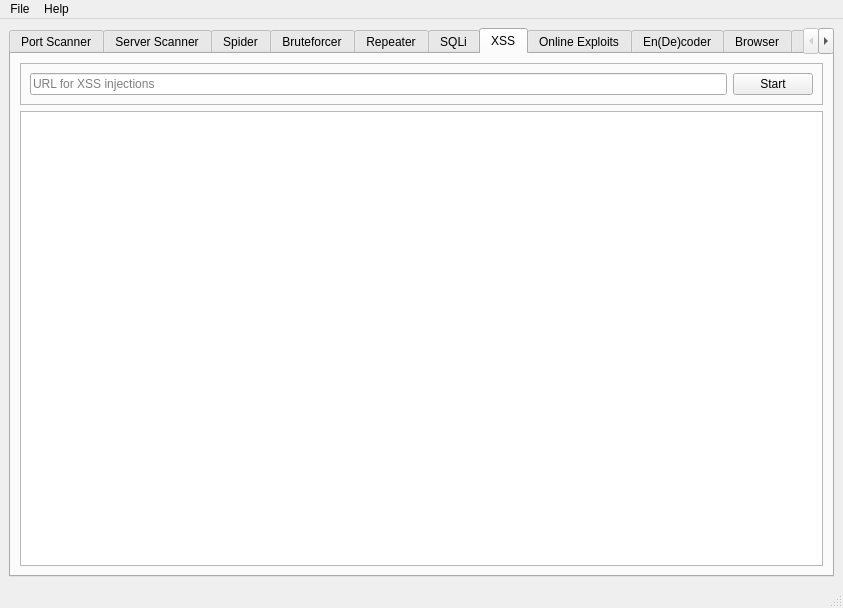
<?xml version="1.0" encoding="UTF-8"?>
<ui version="4.0">
 <class>MainWindow</class>
 <widget class="QMainWindow" name="MainWindow">
  <property name="enabled">
   <bool>true</bool>
  </property>
  <property name="geometry">
   <rect>
    <x>0</x>
    <y>0</y>
    <width>843</width>
    <height>608</height>
   </rect>
  </property>
  <property name="sizePolicy">
   <sizepolicy hsizetype="Maximum" vsizetype="Maximum">
    <horstretch>0</horstretch>
    <verstretch>0</verstretch>
   </sizepolicy>
  </property>
  <property name="focusPolicy">
   <enum>Qt::TabFocus</enum>
  </property>
  <property name="windowTitle">
   <string>Hackstack</string>
  </property>
  <property name="windowIcon">
   <iconset resource="assets.qrc">
    <normaloff>:/icons/icon.jpg</normaloff>:/icons/icon.jpg</iconset>
  </property>
  <property name="styleSheet">
   <string notr="true"/>
  </property>
  <property name="toolButtonStyle">
   <enum>Qt::ToolButtonIconOnly</enum>
  </property>
  <property name="documentMode">
   <bool>false</bool>
  </property>
  <widget class="QWidget" name="centralwidget">
   <layout class="QVBoxLayout" name="verticalLayout_2">
    <item>
     <layout class="QVBoxLayout" name="verticalLayout">
      <property name="sizeConstraint">
       <enum>QLayout::SetMaximumSize</enum>
      </property>
      <item>
       <widget class="QTabWidget" name="tabWidget">
        <property name="sizePolicy">
         <sizepolicy hsizetype="Preferred" vsizetype="Preferred">
          <horstretch>0</horstretch>
          <verstretch>0</verstretch>
         </sizepolicy>
        </property>
        <property name="focusPolicy">
         <enum>Qt::StrongFocus</enum>
        </property>
        <property name="autoFillBackground">
         <bool>false</bool>
        </property>
        <property name="styleSheet">
         <string notr="true"/>
        </property>
        <property name="tabPosition">
         <enum>QTabWidget::North</enum>
        </property>
        <property name="tabShape">
         <enum>QTabWidget::Rounded</enum>
        </property>
        <property name="currentIndex">
         <number>6</number>
        </property>
        <property name="documentMode">
         <bool>false</bool>
        </property>
        <property name="tabsClosable">
         <bool>false</bool>
        </property>
        <property name="movable">
         <bool>true</bool>
        </property>
        <widget class="QWidget" name="portscanner">
         <property name="statusTip">
          <string>Scans for the open ports of the web server</string>
         </property>
         <property name="accessibleName">
          <string>Scanner</string>
         </property>
         <property name="styleSheet">
          <string notr="true"/>
         </property>
         <attribute name="title">
          <string>Port Scanner</string>
         </attribute>
         <layout class="QVBoxLayout" name="verticalLayout_3">
          <item>
           <widget class="QFrame" name="frame">
            <property name="frameShape">
             <enum>QFrame::StyledPanel</enum>
            </property>
            <property name="frameShadow">
             <enum>QFrame::Raised</enum>
            </property>
            <layout class="QGridLayout" name="gridLayout_2" rowstretch="0">
             <item row="0" column="0">
              <widget class="QLineEdit" name="portscannerip">
               <property name="statusTip">
                <string>IP Address or the host name of the web server</string>
               </property>
               <property name="text">
                <string>127.0.0.1</string>
               </property>
               <property name="placeholderText">
                <string>Server IP Address</string>
               </property>
              </widget>
             </item>
             <item row="0" column="1">
              <widget class="QLineEdit" name="portscannerport">
               <property name="maximumSize">
                <size>
                 <width>130</width>
                 <height>16777215</height>
                </size>
               </property>
               <property name="statusTip">
                <string>Enter port range Ex: 80,1-65535,80-443</string>
               </property>
               <property name="text">
                <string>80</string>
               </property>
               <property name="placeholderText">
                <string>  Port</string>
               </property>
              </widget>
             </item>
             <item row="0" column="2">
              <widget class="QPushButton" name="portscannerstart">
               <property name="statusTip">
                <string>Start!</string>
               </property>
               <property name="text">
                <string>Start</string>
               </property>
               <property name="icon">
                <iconset>
                 <normaloff>../../../.designer/assets/index.png</normaloff>../../../.designer/assets/index.png</iconset>
               </property>
              </widget>
             </item>
            </layout>
           </widget>
          </item>
          <item>
           <widget class="QTextBrowser" name="portscannerconsole">
            <property name="statusTip">
             <string>Port Scanner Log</string>
            </property>
            <property name="autoFillBackground">
             <bool>true</bool>
            </property>
            <property name="styleSheet">
             <string notr="true"/>
            </property>
            <property name="frameShape">
             <enum>QFrame::StyledPanel</enum>
            </property>
            <property name="frameShadow">
             <enum>QFrame::Sunken</enum>
            </property>
            <property name="tabChangesFocus">
             <bool>false</bool>
            </property>
            <property name="undoRedoEnabled">
             <bool>false</bool>
            </property>
            <property name="readOnly">
             <bool>true</bool>
            </property>
            <property name="html">
             <string>&lt;!DOCTYPE HTML PUBLIC &quot;-//W3C//DTD HTML 4.0//EN&quot; &quot;http://www.w3.org/TR/REC-html40/strict.dtd&quot;&gt;
&lt;html&gt;&lt;head&gt;&lt;meta name=&quot;qrichtext&quot; content=&quot;1&quot; /&gt;&lt;style type=&quot;text/css&quot;&gt;
p, li { white-space: pre-wrap; }
&lt;/style&gt;&lt;/head&gt;&lt;body style=&quot; font-family:'Ubuntu'; font-size:11pt; font-weight:400; font-style:normal;&quot;&gt;
&lt;p style=&quot; margin-top:0px; margin-bottom:0px; margin-left:0px; margin-right:0px; -qt-block-indent:0; text-indent:0px;&quot;&gt;&lt;br /&gt;&lt;/p&gt;&lt;/body&gt;&lt;/html&gt;</string>
            </property>
            <property name="acceptRichText">
             <bool>true</bool>
            </property>
           </widget>
          </item>
         </layout>
        </widget>
        <widget class="QWidget" name="serverscanner">
         <property name="statusTip">
          <string>Scans the web server for the known server side vulnerabilities using nikto exploit database</string>
         </property>
         <attribute name="title">
          <string>Server Scanner</string>
         </attribute>
         <layout class="QVBoxLayout" name="verticalLayout_4">
          <item>
           <widget class="QFrame" name="frame_3">
            <property name="frameShape">
             <enum>QFrame::StyledPanel</enum>
            </property>
            <property name="frameShadow">
             <enum>QFrame::Raised</enum>
            </property>
            <layout class="QHBoxLayout" name="horizontalLayout_4">
             <item>
              <widget class="QLineEdit" name="serverscannerip">
               <property name="statusTip">
                <string>IP Address or the host name of the web server</string>
               </property>
               <property name="text">
                <string>127.0.0.1</string>
               </property>
               <property name="placeholderText">
                <string>Server IP Address</string>
               </property>
              </widget>
             </item>
             <item>
              <widget class="QLineEdit" name="serverscannerport">
               <property name="maximumSize">
                <size>
                 <width>130</width>
                 <height>16777215</height>
                </size>
               </property>
               <property name="statusTip">
                <string>Port number of the target web server</string>
               </property>
               <property name="text">
                <string>80</string>
               </property>
               <property name="placeholderText">
                <string>  Port</string>
               </property>
              </widget>
             </item>
             <item>
              <widget class="QPushButton" name="serverscannerstart">
               <property name="statusTip">
                <string>Start!</string>
               </property>
               <property name="text">
                <string>Start</string>
               </property>
               <property name="icon">
                <iconset>
                 <normaloff>../../../.designer/assets/index.png</normaloff>../../../.designer/assets/index.png</iconset>
               </property>
              </widget>
             </item>
            </layout>
           </widget>
          </item>
          <item>
           <widget class="QTextBrowser" name="serverscannerconsole">
            <property name="statusTip">
             <string>Server Scanner Log</string>
            </property>
            <property name="autoFillBackground">
             <bool>true</bool>
            </property>
            <property name="styleSheet">
             <string notr="true"/>
            </property>
            <property name="frameShape">
             <enum>QFrame::StyledPanel</enum>
            </property>
            <property name="frameShadow">
             <enum>QFrame::Sunken</enum>
            </property>
            <property name="tabChangesFocus">
             <bool>false</bool>
            </property>
            <property name="undoRedoEnabled">
             <bool>false</bool>
            </property>
            <property name="readOnly">
             <bool>true</bool>
            </property>
            <property name="html">
             <string>&lt;!DOCTYPE HTML PUBLIC &quot;-//W3C//DTD HTML 4.0//EN&quot; &quot;http://www.w3.org/TR/REC-html40/strict.dtd&quot;&gt;
&lt;html&gt;&lt;head&gt;&lt;meta name=&quot;qrichtext&quot; content=&quot;1&quot; /&gt;&lt;style type=&quot;text/css&quot;&gt;
p, li { white-space: pre-wrap; }
&lt;/style&gt;&lt;/head&gt;&lt;body style=&quot; font-family:'Ubuntu'; font-size:11pt; font-weight:400; font-style:normal;&quot;&gt;
&lt;p style=&quot; margin-top:0px; margin-bottom:0px; margin-left:0px; margin-right:0px; -qt-block-indent:0; text-indent:0px;&quot;&gt;&lt;br /&gt;&lt;/p&gt;&lt;/body&gt;&lt;/html&gt;</string>
            </property>
            <property name="acceptRichText">
             <bool>true</bool>
            </property>
           </widget>
          </item>
         </layout>
        </widget>
        <widget class="QWidget" name="spider">
         <attribute name="title">
          <string>Spider</string>
         </attribute>
         <layout class="QGridLayout" name="gridLayout_6">
          <item row="0" column="0">
           <layout class="QGridLayout" name="gridLayout"/>
          </item>
         </layout>
        </widget>
        <widget class="QWidget" name="bruteforcer">
         <attribute name="title">
          <string>Bruteforcer</string>
         </attribute>
        </widget>
        <widget class="QWidget" name="repeater">
         <attribute name="title">
          <string>Repeater</string>
         </attribute>
         <layout class="QGridLayout" name="gridLayout_5">
          <item row="0" column="0">
           <layout class="QGridLayout" name="gridLayout_4" rowstretch="0,0" columnstretch="0,0">
            <item row="1" column="0" colspan="2">
             <widget class="QTextEdit" name="repeaterheaderbody">
              <property name="styleSheet">
               <string notr="true"/>
              </property>
              <property name="html">
               <string>&lt;!DOCTYPE HTML PUBLIC &quot;-//W3C//DTD HTML 4.0//EN&quot; &quot;http://www.w3.org/TR/REC-html40/strict.dtd&quot;&gt;
&lt;html&gt;&lt;head&gt;&lt;meta name=&quot;qrichtext&quot; content=&quot;1&quot; /&gt;&lt;style type=&quot;text/css&quot;&gt;
p, li { white-space: pre-wrap; }
&lt;/style&gt;&lt;/head&gt;&lt;body style=&quot; font-family:'Ubuntu'; font-size:11pt; font-weight:400; font-style:normal;&quot;&gt;
&lt;p style=&quot; margin-top:0px; margin-bottom:0px; margin-left:0px; margin-right:0px; -qt-block-indent:0; text-indent:0px;&quot;&gt;GET / HTTP/1.1&lt;/p&gt;
&lt;p style=&quot; margin-top:0px; margin-bottom:0px; margin-left:0px; margin-right:0px; -qt-block-indent:0; text-indent:0px;&quot;&gt;Accept:*/*&lt;/p&gt;
&lt;p style=&quot; margin-top:0px; margin-bottom:0px; margin-left:0px; margin-right:0px; -qt-block-indent:0; text-indent:0px;&quot;&gt;Cache-Control:no-cache&lt;/p&gt;&lt;/body&gt;&lt;/html&gt;</string>
              </property>
             </widget>
            </item>
            <item row="0" column="0">
             <widget class="QLineEdit" name="repeaterurledit">
              <property name="text">
               <string>http://localhost</string>
              </property>
              <property name="placeholderText">
               <string>http(s)://IP:PORT</string>
              </property>
             </widget>
            </item>
            <item row="0" column="1">
             <widget class="QPushButton" name="repeatersend">
              <property name="text">
               <string>Send</string>
              </property>
             </widget>
            </item>
           </layout>
          </item>
          <item row="1" column="0">
           <widget class="QTabWidget" name="repeatertabs">
            <property name="tabPosition">
             <enum>QTabWidget::North</enum>
            </property>
            <property name="tabShape">
             <enum>QTabWidget::Rounded</enum>
            </property>
            <property name="currentIndex">
             <number>0</number>
            </property>
            <property name="elideMode">
             <enum>Qt::ElideNone</enum>
            </property>
            <property name="documentMode">
             <bool>false</bool>
            </property>
            <property name="tabsClosable">
             <bool>false</bool>
            </property>
            <property name="movable">
             <bool>true</bool>
            </property>
            <widget class="QWidget" name="repeaterreq">
             <attribute name="title">
              <string>Request</string>
             </attribute>
             <layout class="QVBoxLayout" name="verticalLayout_10">
              <item>
               <layout class="QVBoxLayout" name="repeaterreqlayout">
                <item>
                 <widget class="QTextBrowser" name="repeaterresponcereq"/>
                </item>
               </layout>
              </item>
             </layout>
            </widget>
            <widget class="QWidget" name="repeaterres">
             <attribute name="title">
              <string>Response</string>
             </attribute>
             <layout class="QVBoxLayout" name="verticalLayout_8">
              <item>
               <layout class="QVBoxLayout" name="repeaterreslayout">
                <item>
                 <widget class="QTextBrowser" name="repeaterresponceres"/>
                </item>
               </layout>
              </item>
             </layout>
            </widget>
            <widget class="QWidget" name="repeatercookies">
             <attribute name="title">
              <string>Cookies</string>
             </attribute>
             <layout class="QVBoxLayout" name="verticalLayout_9">
              <item>
               <layout class="QVBoxLayout" name="verticalLayout_7">
                <item>
                 <widget class="QTextBrowser" name="repeaterresponcecookies"/>
                </item>
               </layout>
              </item>
             </layout>
            </widget>
            <widget class="QWidget" name="repeaterview">
             <attribute name="title">
              <string>View</string>
             </attribute>
             <layout class="QVBoxLayout" name="verticalLayout_12">
              <item>
               <layout class="QVBoxLayout" name="verticalLayout_11">
                <item>
                 <widget class="QTextBrowser" name="repeaterresponceview"/>
                </item>
               </layout>
              </item>
             </layout>
            </widget>
           </widget>
          </item>
         </layout>
        </widget>
        <widget class="QWidget" name="sqli">
         <attribute name="title">
          <string>SQLi</string>
         </attribute>
         <layout class="QVBoxLayout" name="verticalLayout_14">
          <item>
           <layout class="QVBoxLayout" name="sqlilayoyt">
            <item>
             <widget class="QFrame" name="frame_4">
              <property name="frameShape">
               <enum>QFrame::StyledPanel</enum>
              </property>
              <property name="frameShadow">
               <enum>QFrame::Raised</enum>
              </property>
              <layout class="QHBoxLayout" name="horizontalLayout_5">
               <item>
                <widget class="QLineEdit" name="sqliedit">
                 <property name="placeholderText">
                  <string>Sqlmap Command</string>
                 </property>
                </widget>
               </item>
               <item>
                <widget class="QPushButton" name="sqlistart">
                 <property name="text">
                  <string>Start</string>
                 </property>
                </widget>
               </item>
               <item>
                <layout class="QHBoxLayout" name="horizontalLayout_3"/>
               </item>
              </layout>
             </widget>
            </item>
           </layout>
          </item>
          <item>
           <widget class="QTextBrowser" name="sqlitb"/>
          </item>
         </layout>
        </widget>
        <widget class="QWidget" name="xss">
         <attribute name="title">
          <string>XSS</string>
         </attribute>
         <layout class="QVBoxLayout" name="verticalLayout_17">
          <item>
           <layout class="QVBoxLayout" name="verticalLayout_16">
            <item>
             <widget class="QFrame" name="frame_6">
              <property name="frameShape">
               <enum>QFrame::StyledPanel</enum>
              </property>
              <property name="frameShadow">
               <enum>QFrame::Raised</enum>
              </property>
              <layout class="QHBoxLayout" name="horizontalLayout_9">
               <item>
                <widget class="QLineEdit" name="lineEdit">
                 <property name="placeholderText">
                  <string>URL for XSS injections</string>
                 </property>
                </widget>
               </item>
               <item>
                <widget class="QPushButton" name="pushButton">
                 <property name="text">
                  <string>Start</string>
                 </property>
                </widget>
               </item>
               <item>
                <layout class="QHBoxLayout" name="horizontalLayout_8"/>
               </item>
              </layout>
             </widget>
            </item>
           </layout>
          </item>
          <item>
           <widget class="QTextBrowser" name="textBrowser"/>
          </item>
         </layout>
        </widget>
        <widget class="QWidget" name="onlinebot">
         <attribute name="title">
          <string>Online Exploits</string>
         </attribute>
         <layout class="QVBoxLayout" name="verticalLayout_15">
          <item>
           <layout class="QVBoxLayout" name="verticalLayout_13">
            <item>
             <widget class="QFrame" name="frame_5">
              <property name="frameShape">
               <enum>QFrame::StyledPanel</enum>
              </property>
              <property name="frameShadow">
               <enum>QFrame::Raised</enum>
              </property>
              <layout class="QHBoxLayout" name="horizontalLayout_7">
               <item>
                <widget class="QLineEdit" name="expedit">
                 <property name="placeholderText">
                  <string>Query to be searched in www.exploit-db.com</string>
                 </property>
                </widget>
               </item>
               <item>
                <layout class="QHBoxLayout" name="horizontalLayout_6"/>
               </item>
               <item>
                <widget class="QPushButton" name="expstart">
                 <property name="text">
                  <string>Search</string>
                 </property>
                </widget>
               </item>
              </layout>
             </widget>
            </item>
           </layout>
          </item>
          <item>
           <widget class="QTextBrowser" name="exptb"/>
          </item>
         </layout>
        </widget>
        <widget class="QWidget" name="encoder">
         <attribute name="title">
          <string>En(De)coder</string>
         </attribute>
         <layout class="QGridLayout" name="gridLayout_3">
          <item row="0" column="0" colspan="2">
           <widget class="QComboBox" name="encoderstart">
            <property name="palette">
             <palette>
              <active>
               <colorrole role="WindowText">
                <brush brushstyle="SolidPattern">
                 <color alpha="255">
                  <red>177</red>
                  <green>177</green>
                  <blue>177</blue>
                 </color>
                </brush>
               </colorrole>
               <colorrole role="Button">
                <brush brushstyle="LinearGradientPattern">
                 <gradient startx="0.000000000000000" starty="0.000000000000000" endx="0.000000000000000" endy="1.000000000000000" type="LinearGradient" spread="PadSpread" coordinatemode="ObjectBoundingMode">
                  <gradientstop position="0.000000000000000">
                   <color alpha="255">
                    <red>86</red>
                    <green>86</green>
                    <blue>86</blue>
                   </color>
                  </gradientstop>
                  <gradientstop position="0.100000000000000">
                   <color alpha="255">
                    <red>82</red>
                    <green>82</green>
                    <blue>82</blue>
                   </color>
                  </gradientstop>
                  <gradientstop position="0.500000000000000">
                   <color alpha="255">
                    <red>78</red>
                    <green>78</green>
                    <blue>78</blue>
                   </color>
                  </gradientstop>
                  <gradientstop position="0.900000000000000">
                   <color alpha="255">
                    <red>74</red>
                    <green>74</green>
                    <blue>74</blue>
                   </color>
                  </gradientstop>
                  <gradientstop position="1.000000000000000">
                   <color alpha="255">
                    <red>70</red>
                    <green>70</green>
                    <blue>70</blue>
                   </color>
                  </gradientstop>
                 </gradient>
                </brush>
               </colorrole>
               <colorrole role="Text">
                <brush brushstyle="SolidPattern">
                 <color alpha="255">
                  <red>177</red>
                  <green>177</green>
                  <blue>177</blue>
                 </color>
                </brush>
               </colorrole>
               <colorrole role="ButtonText">
                <brush brushstyle="SolidPattern">
                 <color alpha="255">
                  <red>177</red>
                  <green>177</green>
                  <blue>177</blue>
                 </color>
                </brush>
               </colorrole>
               <colorrole role="Base">
                <brush brushstyle="LinearGradientPattern">
                 <gradient startx="0.000000000000000" starty="0.000000000000000" endx="0.000000000000000" endy="1.000000000000000" type="LinearGradient" spread="PadSpread" coordinatemode="ObjectBoundingMode">
                  <gradientstop position="0.000000000000000">
                   <color alpha="255">
                    <red>86</red>
                    <green>86</green>
                    <blue>86</blue>
                   </color>
                  </gradientstop>
                  <gradientstop position="0.100000000000000">
                   <color alpha="255">
                    <red>82</red>
                    <green>82</green>
                    <blue>82</blue>
                   </color>
                  </gradientstop>
                  <gradientstop position="0.500000000000000">
                   <color alpha="255">
                    <red>78</red>
                    <green>78</green>
                    <blue>78</blue>
                   </color>
                  </gradientstop>
                  <gradientstop position="0.900000000000000">
                   <color alpha="255">
                    <red>74</red>
                    <green>74</green>
                    <blue>74</blue>
                   </color>
                  </gradientstop>
                  <gradientstop position="1.000000000000000">
                   <color alpha="255">
                    <red>70</red>
                    <green>70</green>
                    <blue>70</blue>
                   </color>
                  </gradientstop>
                 </gradient>
                </brush>
               </colorrole>
               <colorrole role="Window">
                <brush brushstyle="LinearGradientPattern">
                 <gradient startx="0.000000000000000" starty="0.000000000000000" endx="0.000000000000000" endy="1.000000000000000" type="LinearGradient" spread="PadSpread" coordinatemode="ObjectBoundingMode">
                  <gradientstop position="0.000000000000000">
                   <color alpha="255">
                    <red>86</red>
                    <green>86</green>
                    <blue>86</blue>
                   </color>
                  </gradientstop>
                  <gradientstop position="0.100000000000000">
                   <color alpha="255">
                    <red>82</red>
                    <green>82</green>
                    <blue>82</blue>
                   </color>
                  </gradientstop>
                  <gradientstop position="0.500000000000000">
                   <color alpha="255">
                    <red>78</red>
                    <green>78</green>
                    <blue>78</blue>
                   </color>
                  </gradientstop>
                  <gradientstop position="0.900000000000000">
                   <color alpha="255">
                    <red>74</red>
                    <green>74</green>
                    <blue>74</blue>
                   </color>
                  </gradientstop>
                  <gradientstop position="1.000000000000000">
                   <color alpha="255">
                    <red>70</red>
                    <green>70</green>
                    <blue>70</blue>
                   </color>
                  </gradientstop>
                 </gradient>
                </brush>
               </colorrole>
               <colorrole role="Highlight">
                <brush brushstyle="SolidPattern">
                 <color alpha="255">
                  <red>172</red>
                  <green>172</green>
                  <blue>172</blue>
                 </color>
                </brush>
               </colorrole>
              </active>
              <inactive>
               <colorrole role="WindowText">
                <brush brushstyle="SolidPattern">
                 <color alpha="255">
                  <red>177</red>
                  <green>177</green>
                  <blue>177</blue>
                 </color>
                </brush>
               </colorrole>
               <colorrole role="Button">
                <brush brushstyle="LinearGradientPattern">
                 <gradient startx="0.000000000000000" starty="0.000000000000000" endx="0.000000000000000" endy="1.000000000000000" type="LinearGradient" spread="PadSpread" coordinatemode="ObjectBoundingMode">
                  <gradientstop position="0.000000000000000">
                   <color alpha="255">
                    <red>86</red>
                    <green>86</green>
                    <blue>86</blue>
                   </color>
                  </gradientstop>
                  <gradientstop position="0.100000000000000">
                   <color alpha="255">
                    <red>82</red>
                    <green>82</green>
                    <blue>82</blue>
                   </color>
                  </gradientstop>
                  <gradientstop position="0.500000000000000">
                   <color alpha="255">
                    <red>78</red>
                    <green>78</green>
                    <blue>78</blue>
                   </color>
                  </gradientstop>
                  <gradientstop position="0.900000000000000">
                   <color alpha="255">
                    <red>74</red>
                    <green>74</green>
                    <blue>74</blue>
                   </color>
                  </gradientstop>
                  <gradientstop position="1.000000000000000">
                   <color alpha="255">
                    <red>70</red>
                    <green>70</green>
                    <blue>70</blue>
                   </color>
                  </gradientstop>
                 </gradient>
                </brush>
               </colorrole>
               <colorrole role="Text">
                <brush brushstyle="SolidPattern">
                 <color alpha="255">
                  <red>177</red>
                  <green>177</green>
                  <blue>177</blue>
                 </color>
                </brush>
               </colorrole>
               <colorrole role="ButtonText">
                <brush brushstyle="SolidPattern">
                 <color alpha="255">
                  <red>177</red>
                  <green>177</green>
                  <blue>177</blue>
                 </color>
                </brush>
               </colorrole>
               <colorrole role="Base">
                <brush brushstyle="LinearGradientPattern">
                 <gradient startx="0.000000000000000" starty="0.000000000000000" endx="0.000000000000000" endy="1.000000000000000" type="LinearGradient" spread="PadSpread" coordinatemode="ObjectBoundingMode">
                  <gradientstop position="0.000000000000000">
                   <color alpha="255">
                    <red>86</red>
                    <green>86</green>
                    <blue>86</blue>
                   </color>
                  </gradientstop>
                  <gradientstop position="0.100000000000000">
                   <color alpha="255">
                    <red>82</red>
                    <green>82</green>
                    <blue>82</blue>
                   </color>
                  </gradientstop>
                  <gradientstop position="0.500000000000000">
                   <color alpha="255">
                    <red>78</red>
                    <green>78</green>
                    <blue>78</blue>
                   </color>
                  </gradientstop>
                  <gradientstop position="0.900000000000000">
                   <color alpha="255">
                    <red>74</red>
                    <green>74</green>
                    <blue>74</blue>
                   </color>
                  </gradientstop>
                  <gradientstop position="1.000000000000000">
                   <color alpha="255">
                    <red>70</red>
                    <green>70</green>
                    <blue>70</blue>
                   </color>
                  </gradientstop>
                 </gradient>
                </brush>
               </colorrole>
               <colorrole role="Window">
                <brush brushstyle="LinearGradientPattern">
                 <gradient startx="0.000000000000000" starty="0.000000000000000" endx="0.000000000000000" endy="1.000000000000000" type="LinearGradient" spread="PadSpread" coordinatemode="ObjectBoundingMode">
                  <gradientstop position="0.000000000000000">
                   <color alpha="255">
                    <red>86</red>
                    <green>86</green>
                    <blue>86</blue>
                   </color>
                  </gradientstop>
                  <gradientstop position="0.100000000000000">
                   <color alpha="255">
                    <red>82</red>
                    <green>82</green>
                    <blue>82</blue>
                   </color>
                  </gradientstop>
                  <gradientstop position="0.500000000000000">
                   <color alpha="255">
                    <red>78</red>
                    <green>78</green>
                    <blue>78</blue>
                   </color>
                  </gradientstop>
                  <gradientstop position="0.900000000000000">
                   <color alpha="255">
                    <red>74</red>
                    <green>74</green>
                    <blue>74</blue>
                   </color>
                  </gradientstop>
                  <gradientstop position="1.000000000000000">
                   <color alpha="255">
                    <red>70</red>
                    <green>70</green>
                    <blue>70</blue>
                   </color>
                  </gradientstop>
                 </gradient>
                </brush>
               </colorrole>
               <colorrole role="Highlight">
                <brush brushstyle="SolidPattern">
                 <color alpha="255">
                  <red>172</red>
                  <green>172</green>
                  <blue>172</blue>
                 </color>
                </brush>
               </colorrole>
              </inactive>
              <disabled>
               <colorrole role="WindowText">
                <brush brushstyle="SolidPattern">
                 <color alpha="255">
                  <red>64</red>
                  <green>64</green>
                  <blue>64</blue>
                 </color>
                </brush>
               </colorrole>
               <colorrole role="Button">
                <brush brushstyle="SolidPattern">
                 <color alpha="255">
                  <red>50</red>
                  <green>50</green>
                  <blue>50</blue>
                 </color>
                </brush>
               </colorrole>
               <colorrole role="Text">
                <brush brushstyle="SolidPattern">
                 <color alpha="255">
                  <red>64</red>
                  <green>64</green>
                  <blue>64</blue>
                 </color>
                </brush>
               </colorrole>
               <colorrole role="ButtonText">
                <brush brushstyle="SolidPattern">
                 <color alpha="255">
                  <red>64</red>
                  <green>64</green>
                  <blue>64</blue>
                 </color>
                </brush>
               </colorrole>
               <colorrole role="Base">
                <brush brushstyle="SolidPattern">
                 <color alpha="255">
                  <red>50</red>
                  <green>50</green>
                  <blue>50</blue>
                 </color>
                </brush>
               </colorrole>
               <colorrole role="Window">
                <brush brushstyle="SolidPattern">
                 <color alpha="255">
                  <red>50</red>
                  <green>50</green>
                  <blue>50</blue>
                 </color>
                </brush>
               </colorrole>
               <colorrole role="Highlight">
                <brush brushstyle="SolidPattern">
                 <color alpha="255">
                  <red>172</red>
                  <green>172</green>
                  <blue>172</blue>
                 </color>
                </brush>
               </colorrole>
              </disabled>
             </palette>
            </property>
            <item>
             <property name="text">
              <string>Select a tool - Encoder/Decoder</string>
             </property>
            </item>
            <item>
             <property name="text">
              <string>Base-64 Encoder</string>
             </property>
            </item>
            <item>
             <property name="text">
              <string>Base-64 Decoder</string>
             </property>
            </item>
            <item>
             <property name="text">
              <string>HTML Encoder</string>
             </property>
            </item>
            <item>
             <property name="text">
              <string>HTML Decoder</string>
             </property>
            </item>
            <item>
             <property name="text">
              <string>MD5 hashing</string>
             </property>
            </item>
            <item>
             <property name="text">
              <string>SHA hashing</string>
             </property>
            </item>
            <item>
             <property name="text">
              <string>URL Encoder</string>
             </property>
            </item>
            <item>
             <property name="text">
              <string>URL Decoder</string>
             </property>
            </item>
           </widget>
          </item>
          <item row="1" column="0">
           <widget class="QLabel" name="input">
            <property name="text">
             <string>Input :</string>
            </property>
           </widget>
          </item>
          <item row="1" column="1">
           <widget class="QTextEdit" name="encoderinput"/>
          </item>
          <item row="2" column="0">
           <widget class="QLabel" name="output">
            <property name="text">
             <string>Output : </string>
            </property>
           </widget>
          </item>
          <item row="2" column="1">
           <widget class="QTextEdit" name="encoderoutput"/>
          </item>
         </layout>
        </widget>
        <widget class="QWidget" name="browser">
         <attribute name="title">
          <string>Browser</string>
         </attribute>
         <layout class="QVBoxLayout" name="verticalLayout_5">
          <item>
           <layout class="QVBoxLayout" name="browserbodylayout">
            <item>
             <widget class="QFrame" name="frame_2">
              <property name="frameShape">
               <enum>QFrame::StyledPanel</enum>
              </property>
              <property name="frameShadow">
               <enum>QFrame::Raised</enum>
              </property>
              <layout class="QHBoxLayout" name="horizontalLayout_2">
               <item>
                <layout class="QHBoxLayout" name="horizontalLayout">
                 <item>
                  <widget class="QToolButton" name="browsergoback">
                   <property name="text">
                    <string/>
                   </property>
                   <property name="icon">
                    <iconset resource="assets.qrc">
                     <normaloff>:/icons/bleft.png</normaloff>:/icons/bleft.png</iconset>
                   </property>
                  </widget>
                 </item>
                 <item>
                  <widget class="QToolButton" name="browsergofront">
                   <property name="text">
                    <string>...</string>
                   </property>
                   <property name="icon">
                    <iconset resource="assets.qrc">
                     <normaloff>:/icons/bright.png</normaloff>:/icons/bright.png</iconset>
                   </property>
                  </widget>
                 </item>
                 <item>
                  <widget class="QToolButton" name="browserreload">
                   <property name="text">
                    <string/>
                   </property>
                   <property name="icon">
                    <iconset resource="assets.qrc">
                     <normaloff>:/icons/breload.png</normaloff>:/icons/breload.png</iconset>
                   </property>
                  </widget>
                 </item>
                 <item>
                  <widget class="QLineEdit" name="browseraddress"/>
                 </item>
                </layout>
               </item>
              </layout>
             </widget>
            </item>
           </layout>
          </item>
         </layout>
        </widget>
        <widget class="QWidget" name="shell">
         <attribute name="title">
          <string>Shell</string>
         </attribute>
         <layout class="QVBoxLayout" name="verticalLayout_6">
          <item>
           <layout class="QGridLayout" name="gridLayout_7">
            <item row="0" column="0">
             <widget class="QPushButton" name="shellstart">
              <property name="text">
               <string>Open Terminal</string>
              </property>
             </widget>
            </item>
           </layout>
          </item>
         </layout>
        </widget>
       </widget>
      </item>
     </layout>
    </item>
   </layout>
  </widget>
  <widget class="QMenuBar" name="menubar">
   <property name="geometry">
    <rect>
     <x>0</x>
     <y>0</y>
     <width>843</width>
     <height>23</height>
    </rect>
   </property>
   <widget class="QMenu" name="menuFile">
    <property name="title">
     <string>File</string>
    </property>
    <addaction name="separator"/>
    <addaction name="actionExit_2"/>
   </widget>
   <widget class="QMenu" name="menuHelp">
    <property name="title">
     <string>Help</string>
    </property>
    <addaction name="actionAbout"/>
   </widget>
   <addaction name="menuFile"/>
   <addaction name="menuHelp"/>
  </widget>
  <widget class="QStatusBar" name="statusbar"/>
  <action name="actionExit">
   <property name="text">
    <string>Exit</string>
   </property>
  </action>
  <action name="actionHelp">
   <property name="text">
    <string>Help</string>
   </property>
  </action>
  <action name="actionAbout">
   <property name="text">
    <string>About</string>
   </property>
   <property name="statusTip">
    <string>About project</string>
   </property>
   <property name="shortcut">
    <string>Ctrl+L</string>
   </property>
  </action>
  <action name="actionOpen">
   <property name="text">
    <string>Open</string>
   </property>
   <property name="statusTip">
    <string/>
   </property>
  </action>
  <action name="actionSave">
   <property name="text">
    <string>Save</string>
   </property>
  </action>
  <action name="actionSave_As">
   <property name="text">
    <string>Save As</string>
   </property>
  </action>
  <action name="actionExit_2">
   <property name="text">
    <string>Exit</string>
   </property>
  </action>
 </widget>
 <resources>
  <include location="assets.qrc"/>
 </resources>
 <connections/>
</ui>
